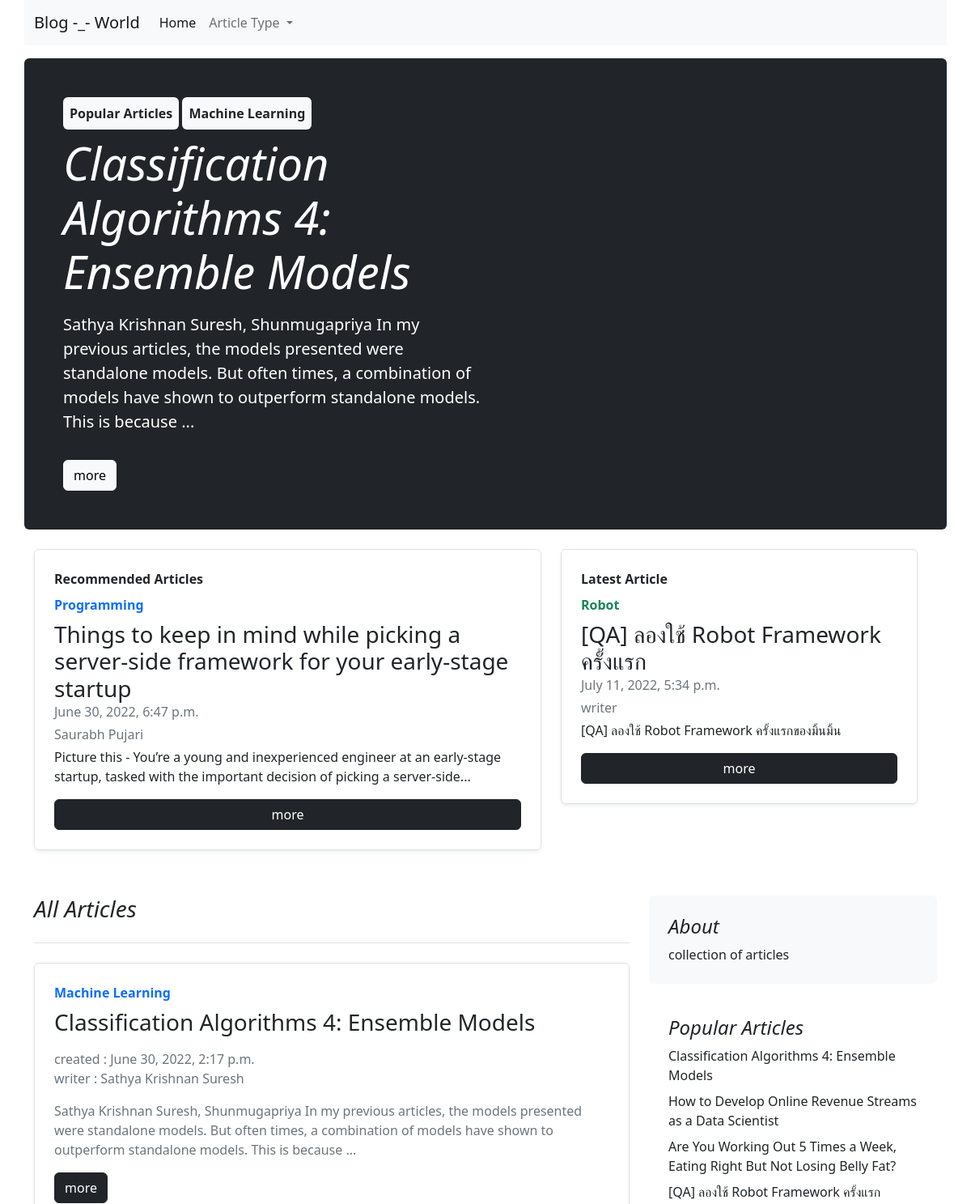
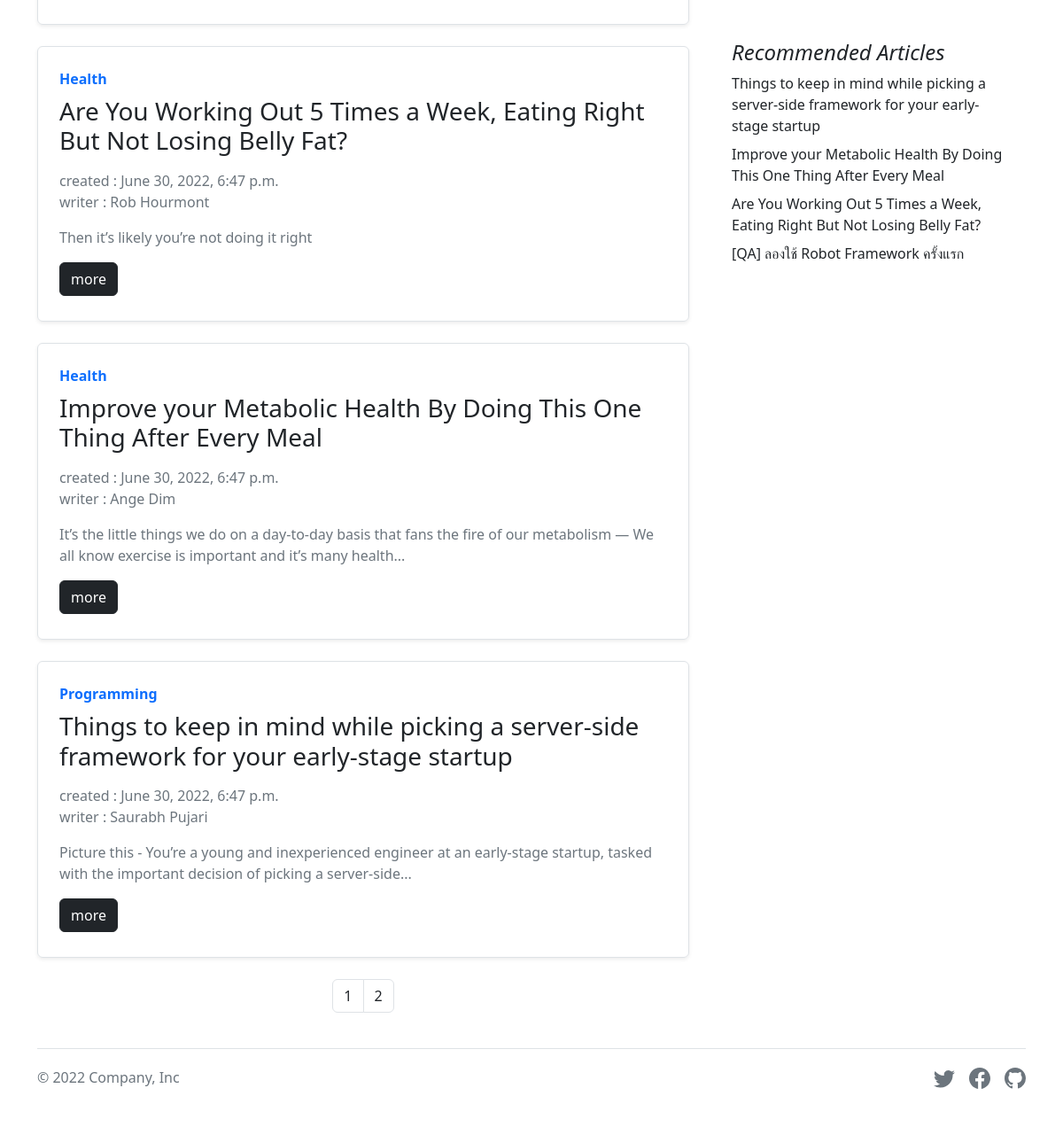
Before: / with the older database file (2 pictures, top to bottom).
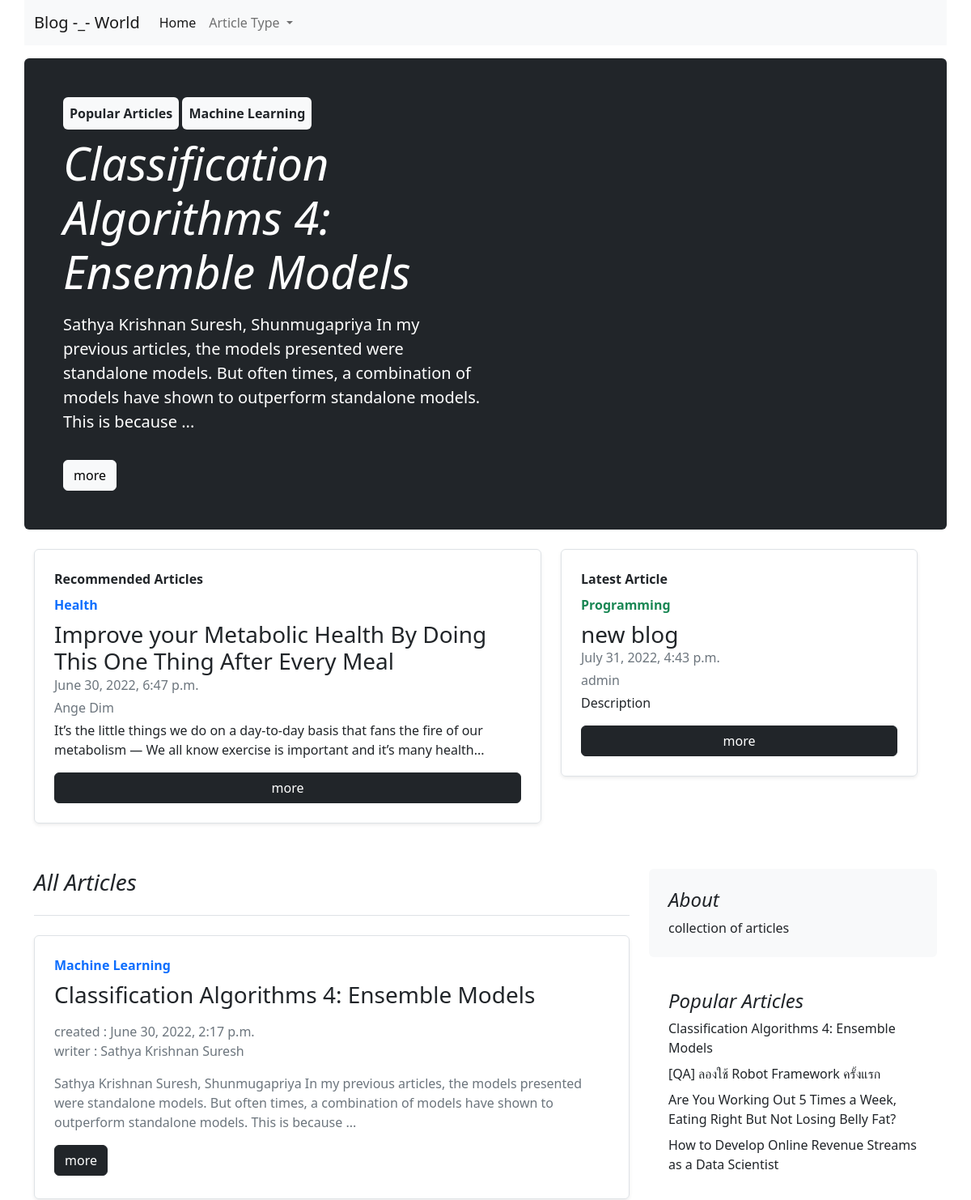
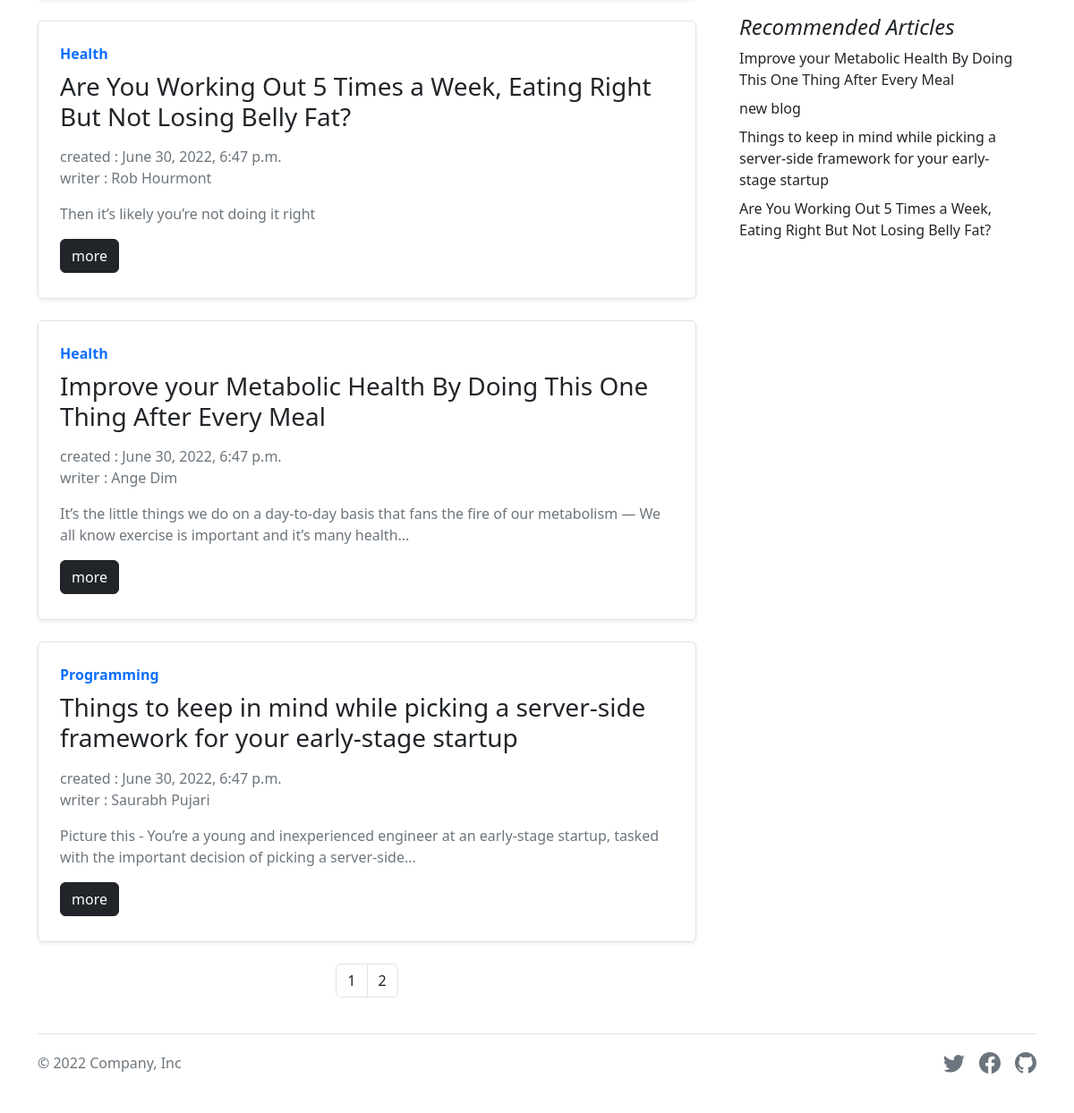
After: the same page with the newer database file (2 pictures, top to bottom).
### blog/models.py (models this page shows, shortened)
class Blogs(models.Model) :
    name = models.CharField(max_length=255)
    description = models.TextField()
    content = models.TextField()
    category = models.ForeignKey(Category,on_delete=models.CASCADE)
    writer = models.CharField(max_length=255)
    views = models.IntegerField(default=0)
    created = models.DateTimeField(auto_now_add=True)

### category/models.py (models this page shows)
class Category(models.Model) :
    name = models.CharField(max_length=255,unique=True)
    def __str__(self):
        return self.name

### blog/views.py (the view)
# urls.py: path('', index, name='index'),
def index(request):
    blogs = Blogs.objects.all()
    latest = Blogs.objects.all().order_by('-pk')[:4]
    latest_h = Blogs.objects.all().order_by('-pk')[:1]
    popular_h = Blogs.objects.all().order_by('-views')[:1]
    recommend_h = Blogs.objects.all().order_by('views')[:1]
    paginator = Paginator(blogs, 4)
    try:
        page = int(request.GET.get('page', '1'))
    except:
        page = 1
    try:
        blogPerpage = paginator.page(page)
    except(EmptyPage, InvalidPage):
        blogPerpage = paginator.page(paginator.num_pages)
    context = {
        'categories': categories,
        'blogs': blogPerpage,
        'latest': latest,
        'latest_h': latest_h,
        'popular_h': popular_h,
        'popular': popular,
        'recommend': recommend,
        'recommend_h': recommend_h,
    }
    return render(request, 'index.html', context)

### blog/templates/index.html
{% extends 'layout.html' %}
{% block content %}
{% for blog in popular_h %}
<div class="p-4 p-md-5 mb-4 text-white rounded bg-dark">
    <div class="col-md-6 px-0">
        <strong class="d-inline-block mb-2 text-dark bg-light rounded p-2">Popular Articles</strong>
        <strong class="d-inline-block mb-2 text-dark bg-light rounded p-2">{{blog.category}}</strong>
        <h1 class="display-4 fst-italic">{{blog.name}}</h1>
        <p class="lead my-3">{{blog.description}}</p>
        <p class="lead mb-0"><a href="{% url 'blogDetail' blog.id %}" class="btn btn-light mt-3">more</a></p>
    </div>
</div>
{% endfor %}
<div class="row mb-2">
    <div class="col-md-7">
        <div class="row g-0 border rounded overflow-hidden flex-md-row mb-4 shadow-sm h-md-250 position-relative">
            {% for blog in recommend_h %}
            <div class="col p-4 d-flex flex-column position-static">
                <strong class="d-inline-block mb-2 text-dark">Recommended Articles</strong>
                <strong class="d-inline-block mb-2 text-primary">{{blog.category}}</strong>
                <h3 class="mb-0">{{blog.name}}</h3>
                <div class="mb-1 text-muted">{{blog.created}}</div>
                <div class="mb-1 text-muted">{{blog.writer}}</div>
                <p class="card-text mb-auto">{{blog.description}}</p>
                <a href="{% url 'blogDetail' blog.id %}" class="btn btn-dark mt-3">more</a>
            </div>
            {% endfor %}
        </div>
    </div>
    <div class="col-md-5">
        <div class="row g-0 border rounded overflow-hidden flex-md-row mb-4 shadow-sm h-md-250 position-relative">
            {% for blog in latest_h %}
            <div class="col p-4 d-flex flex-column position-static">
                <strong class="d-inline-block mb-2 text-dark">Latest Article</strong>
                <strong class="d-inline-block mb-2 text-success">{{blog.category}}</strong>
                <h3 class="mb-0">{{blog.name}}</h3>
                <div class="mb-1 text-muted">{{blog.created}}</div>
                <div class="mb-1 text-muted">{{blog.writer}}</div>
                <p class="mb-auto">{{blog.description}}</p>
                <a href="{% url 'blogDetail' blog.id %}" class="btn btn-dark mt-3">more</a>
            </div>
            {% endfor %}
        </div>
    </div>
</div>
<div class="col-md-8" id="all_articles">
    <h3 class="pb-4 mb-4 fst-italic border-bottom">
        All Articles
    </h3>
    {% for blog in blogs %}
    <div>
        <div class="row g-0 border rounded overflow-hidden flex-md-row mb-4 shadow-sm h-md-250 position-relative">
            <div class="col p-4 d-flex flex-column position-static">
                <strong class="d-inline-block mb-2 text-primary">{{blog.category}}</strong>
                <h3 class="mb-0">{{blog.name}}</h3>
                <div class="mb-1 text-muted">
                    <span class="row mx-0 mt-3">created : {{blog.created}}</span>
                    <span class="row mx-0 mb-3">writer : {{blog.writer}}</span>
                    <p class="card-text mb-auto">{{blog.description}}</p>
                    <a href="{% url 'blogDetail' blog.id %}" class="btn btn-dark mt-3">more</a>
                </div>
            </div>
        </div>
    </div>
    {% endfor %}
    <div class="row">
        <div class="col-md-12">
            <nav aria-label="pagination ">
                {% if blogs.paginator.num_pages > 1 %}
                <ul class="pagination justify-content-center">
                    {% for page_number in blogs.paginator.page_range %}
                    <li class="page-item"><a class="page-link text-dark" href="?page={{page_number}}">{{page_number}}</a></li>
                    {% endfor %}
                </ul>
                {% endif %}
            </nav>
        </div>
    </div>
</div>
{% endblock %}

### blog/templates/layout.html (shortened to what this page needs)
<!doctype html>
<html lang="en">
<head>
    <link href="https://cdn.jsdelivr.net/npm/bootstrap@5.2.0-beta1/dist/css/bootstrap.min.css" rel="stylesheet"
>
</head>
<body>
    <nav class="navbar navbar-expand-lg bg-light container sticky-top mb-3">
        <div class="container-fluid">
          <a class="navbar-brand" href="/">Blog -_- World</a>
          <div class="collapse navbar-collapse" id="navbarNavDropdown">
            <ul class="navbar-nav">
              <li class="nav-item">
                <a class="nav-link active" aria-current="page" href="/">Home</a>
              </li>
              <li class="nav-item dropdown">
                <a class="nav-link dropdown-toggle" href="#" id="navbarDropdownMenuLink" role="button" data-bs-toggle="dropdown" aria-expanded="false">
                    Article Type
                </a>
              </li>
            </ul>
          </div>
        </div>
      </nav>
    <main class="container">
        <div class="row g-4">
            {% block content %}
            {% endblock %}
            <div class="col-md-4">
                <div class="position-sticky" style="top: 2rem;">
                    <div class="p-4 mb-3 bg-light rounded">
                        <h4 class="fst-italic">About</h4>
                        <p class="mb-0">collection of articles</p>
                    </div>
                    <div class="p-4">
                        <h4 class="fst-italic">Popular Articles</h4>
                        <ol class="list-unstyled mb-0">
                            {% for blog in popular %}
                            <li class="mt-2"><a href="{% url 'blogDetail' blog.id %}" class="text-dark text-decoration-none">{{blog.name}}</a></li>
                            {% endfor %}
                        </ol>
                    </div>
                    <div class="p-4">
                        <h4 class="fst-italic">Recommended Articles</h4>
                        <ol class="list-unstyled">
                            {% for blog in recommend %}
                            <li class="mt-2"><a href="{% url 'blogDetail' blog.id %}" class="text-dark text-decoration-none">{{blog.name}}</a></li>
                            {% endfor %}
                        </ol>
                    </div>
                </div>
            </div>
        </div>
    </main>
    <div class="container">
        <footer class="d-flex flex-wrap justify-content-between align-items-center py-3 my-4 border-top">
          <p class="col-md-4 mb-0 text-muted">&copy; 2022 Company, Inc</p>
          <a href="/" class="col-md-4 d-flex align-items-center justify-content-center mb-3 mb-md-0 me-md-auto link-dark text-decoration-none">
            <svg class="bi me-2" width="40" height="32"><use xlink:href="#bootstrap"/></svg>
          </a>
          <ul class="nav col-md-4 justify-content-end list-unstyled d-flex">
            <li class="ms-3">
                <a class="text-muted" href="#">
                </a>
             </li>
            <li class="ms-3">
                <a class="text-muted" href="#">
                </a>
             </li>
            <li class="ms-3">
                <a class="text-muted" href="#">
                </a>
             </li>
        </footer>
      </div>
</body>
</html>

Changed rows visible on the page:
no longer on one of the page's lists (row edited): Blogs: category "Programming", name "Things to keep in mind while picking a server-side framework for your early-stage startup", created "June 30, 2022, 6:47 p.m.", writer "Saurabh Pujari", description "Picture this - You’re a young and inexperienced engineer at an early-stage startup, tasked with the important decision of picking a server-side..."
no longer on one of the page's lists (row edited): Blogs: category "Robot", name "[QA] ลองใช้ Robot Framework ครั้งแรก", created "July 11, 2022, 5:34 p.m.", writer "writer", description "[QA] ลองใช้ Robot Framework ครั้งแรกของมิ้นมิ้น"
now on one of the page's lists (row edited): Blogs: category "Health", name "Improve your Metabolic Health By Doing This One Thing After Every Meal", created "June 30, 2022, 6:47 p.m.", writer "Ange Dim", description "It’s the little things we do on a day-to-day basis that fans the fire of our metabolism — We all know exercise is important and it’s many health..."
changed Blogs "Improve your Metabolic Health By Doing This One Thing After Every Meal": moves up the list
added Blogs: category "Programming", name "new blog", created "July 31, 2022, 4:43 p.m.", writer "admin", description "Description"
changed Blogs "Are You Working Out 5 Times a Week, Eating Right But Not Losing Belly Fat?": moves down the list
changed Blogs "[QA] ลองใช้ Robot Framework ครั้งแรก": moves up the list
